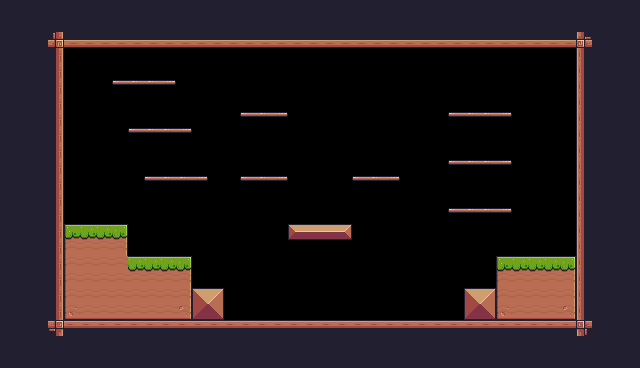

The image is a tile-based game level rendered from a .tmx file. Its description and complete source (layers, tilesets, objects, tile grids) follow:
An orthogonal 40x23 tile map with 16x16 px tiles, 1 tile layer (Background) and 43 objects (19x Fruit, 10x Platforms, Player, Chicken, Checkpoint, ...).

<map version="1.10" tiledversion="1.11.0" orientation="orthogonal" renderorder="right-down" width="40" height="23" tilewidth="16" tileheight="16" infinite="0" nextlayerid="4" nextobjectid="66">
 <tileset firstgid="1" source="pixel_adventure.tsx" />
 <layer id="1" name="Background" width="40" height="23">
  <data encoding="csv">
24,24,24,24,24,24,24,24,24,24,24,24,24,24,24,24,24,24,24,24,24,24,24,24,24,24,24,24,24,24,24,24,24,24,24,24,24,24,24,24,
24,24,24,24,24,24,24,24,24,24,24,24,24,24,24,24,24,24,24,24,24,24,24,24,24,24,24,24,24,24,24,24,24,24,24,24,24,24,24,24,
24,24,24,135,134,134,134,134,134,134,134,134,134,134,134,134,134,134,134,134,134,134,134,134,134,134,134,134,134,134,134,134,134,134,134,134,133,24,24,24,
24,24,24,113,0,0,0,0,0,0,0,0,0,0,0,0,0,0,0,0,0,0,0,0,0,0,0,0,0,0,0,0,0,0,0,0,111,24,24,24,
24,24,24,113,0,0,0,0,0,0,0,0,0,0,0,0,0,0,0,0,0,0,0,0,0,0,0,0,0,0,0,0,0,0,0,0,111,24,24,24,
24,24,24,113,0,0,0,40,41,41,42,0,0,0,0,0,0,0,0,0,0,0,0,0,0,0,0,0,0,0,0,0,0,0,0,0,111,24,24,24,
24,24,24,113,0,0,0,0,0,0,0,0,0,0,0,0,0,0,0,0,0,0,0,0,0,0,0,0,0,0,0,0,0,0,0,0,111,24,24,24,
24,24,24,113,0,0,0,0,0,0,0,0,0,0,0,40,41,42,0,0,0,0,0,0,0,0,0,0,40,41,41,42,0,0,0,0,111,24,24,24,
24,24,24,113,0,0,0,0,40,41,41,42,0,0,0,0,0,0,0,0,0,0,0,0,0,0,0,0,0,0,0,0,0,0,0,0,111,24,24,24,
24,24,24,113,0,0,0,0,0,0,0,0,0,0,0,0,0,0,0,0,0,0,0,0,0,0,0,0,0,0,0,0,0,0,0,0,111,24,24,24,
24,24,24,113,0,0,0,0,0,0,0,0,0,0,0,0,0,0,0,0,0,0,0,0,0,0,0,0,40,41,41,42,0,0,0,0,111,24,24,24,
24,24,24,113,0,0,0,0,0,40,41,41,42,0,0,40,41,42,0,0,0,0,40,41,42,0,0,0,0,0,0,0,0,0,0,0,111,24,24,24,
24,24,24,113,0,0,0,0,0,0,0,0,0,0,0,0,0,0,0,0,0,0,0,0,0,0,0,0,0,0,0,0,0,0,0,0,111,24,24,24,
24,24,24,113,0,0,0,0,0,0,0,0,0,0,0,0,0,0,0,0,0,0,0,0,0,0,0,0,40,41,41,42,0,0,0,0,111,24,24,24,
24,24,24,113,7,8,8,9,0,0,0,0,0,0,0,0,0,0,13,14,14,15,0,0,0,0,0,0,0,0,0,0,0,0,0,0,111,24,24,24,
24,24,24,113,29,30,30,31,0,0,0,0,0,0,0,0,0,0,0,0,0,0,0,0,0,0,0,0,0,0,0,0,0,0,0,0,111,24,24,24,
24,24,24,113,29,30,30,30,8,8,8,9,0,0,0,0,0,0,0,0,0,0,0,0,0,0,0,0,0,0,0,7,8,8,8,9,111,24,24,24,
24,24,24,113,29,30,30,30,30,30,30,31,0,0,0,0,0,0,0,0,0,0,0,0,0,0,0,0,0,0,0,29,30,30,30,31,111,24,24,24,
24,24,24,113,29,30,30,30,30,30,30,31,36,37,0,0,0,0,0,0,0,0,0,0,0,0,0,0,0,36,37,29,30,30,30,31,111,24,24,24,
24,24,24,113,51,52,52,52,52,52,52,53,58,59,0,0,0,0,0,0,0,0,0,0,0,0,0,0,0,58,59,51,52,52,52,53,111,24,24,24,
24,24,24,91,90,90,90,90,90,90,90,90,90,90,90,90,90,90,90,90,90,90,90,90,90,90,90,90,90,90,90,90,90,90,90,90,89,24,24,24,
24,24,24,24,24,24,24,24,24,24,24,24,24,24,24,24,24,24,24,24,24,24,24,24,24,24,24,24,24,24,24,24,24,24,24,24,24,24,24,24,
24,24,24,24,24,24,24,24,24,24,24,24,24,24,24,24,24,24,24,24,24,24,24,24,24,24,24,24,24,24,24,24,24,24,24,24,24,24,24,24
</data>
 </layer>
 <objectgroup id="2" name="Spawnpoints">
  <object id="2" name="Player " type="Player" x="80" y="192" width="32" height="32" />
  <object id="3" name="Bananas" type="Fruit" x="128" y="96" width="32" height="32" />
  <object id="7" name="Orange" type="Fruit" x="360" y="144" width="32" height="32" />
  <object id="10" name="Apple" type="Fruit" x="248" y="80" width="32" height="32" />
  <object id="16" name="Cherries" type="Fruit" x="464" y="256" width="32" height="32" />
  <object id="19" name="Chicken" type="Chicken" x="320" y="288" width="32" height="32">
   <properties>
    <property name="offNeg" type="float" value="7" />
    <property name="offPos" type="float" value="8" />
   </properties>
  </object>
  <object id="21" type="Checkpoint" x="512" y="192" width="64" height="64" />
  <object id="22" x="448" y="464" />
  <object id="47" name="Cherries" type="Fruit" x="192" y="256" width="32" height="32" />
  <object id="48" name="Cherries" type="Fruit" x="160" y="96" width="32" height="32" />
  <object id="49" name="Orange" type="Fruit" x="248" y="144" width="32" height="32" />
  <object id="50" name="Bananas" type="Fruit" x="144" y="48" width="32" height="32" />
  <object id="51" name="Apple" type="Fruit" x="112" y="48" width="32" height="32" />
  <object id="52" name="Cherries" type="Fruit" x="144" y="144" width="32" height="32" />
  <object id="53" name="Kiwi" type="Fruit" x="176" y="144" width="32" height="32" />
  <object id="54" name="Cherries" type="Fruit" x="449" y="80" width="32" height="32" />
  <object id="56" name="Orange" type="Fruit" x="480" y="80" width="32" height="32" />
  <object id="57" name="Kiwi" type="Fruit" x="448" y="128" width="32" height="32" />
  <object id="58" name="Apple" type="Fruit" x="480" y="128" width="32" height="32" />
  <object id="59" name="Bananas" type="Fruit" x="448" y="176" width="32" height="32" />
  <object id="60" name="Orange" type="Fruit" x="480" y="176" width="32" height="32" />
  <object id="61" name="Kiwi" type="Fruit" x="464" y="48" width="32" height="32" />
  <object id="62" name="Kiwi" type="Fruit" x="304" y="192" width="32" height="32" />
  <object id="63" type="Saw" x="304" y="112" width="32" height="32">
   <properties>
    <property name="isVertical" type="bool" value="true" />
    <property name="offNeg" type="float" value="3" />
    <property name="offPos" type="float" value="3" />
   </properties>
  </object>
 </objectgroup>
 <objectgroup id="3" name="Collisions">
  <object id="23" x="48" y="32" width="16" height="304" />
  <object id="24" x="48" y="320" width="544" height="16" />
  <object id="25" x="576" y="32" width="16" height="304" />
  <object id="26" x="64" y="32" width="528" height="16" />
  <object id="27" x="64" y="224" width="64" height="96" />
  <object id="29" x="496" y="256" width="80" height="64" />
  <object id="31" type="Platforms" x="288" y="224" width="64" height="16" />
  <object id="34" type="Platforms" x="144" y="176" width="64" height="16" />
  <object id="35" type="Platforms" x="240" y="176" width="48" height="16" />
  <object id="37" type="Platforms" x="352" y="176" width="48" height="16" />
  <object id="38" x="128" y="256" width="64" height="64" />
  <object id="39" type="Platforms" x="240" y="112" width="48" height="16" />
  <object id="40" type="Platforms" x="128" y="128" width="64" height="16" />
  <object id="41" type="Platforms" x="448" y="112" width="64" height="16" />
  <object id="42" type="Platforms" x="448" y="160" width="64" height="16" />
  <object id="43" type="Platforms" x="448" y="208" width="64" height="16" />
  <object id="45" type="Platforms" x="112" y="80" width="64" height="16" />
  <object id="64" x="192" y="288" width="32" height="32" />
  <object id="65" x="464" y="288" width="32" height="32" />
 </objectgroup>
</map>
